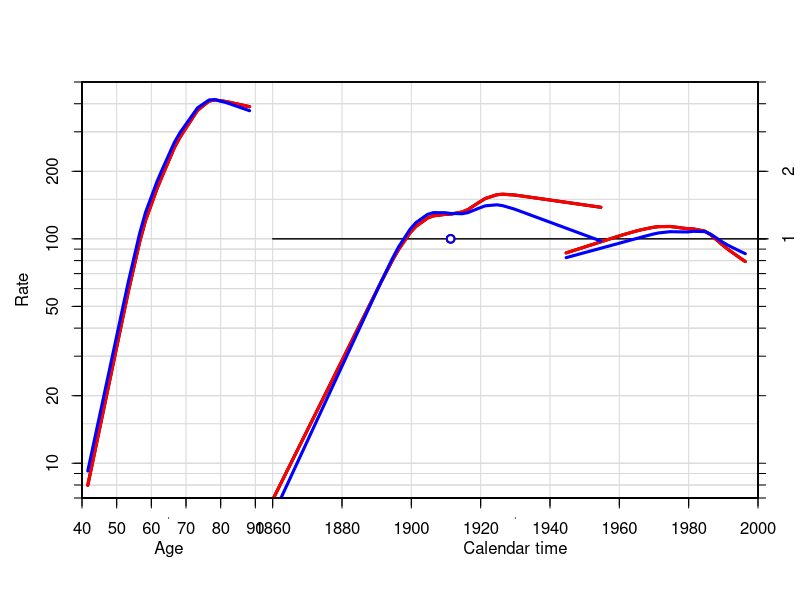

The R source for this figure:
library(Epi)


### Name: apc.fit
### Title: Fit an Age-Period-Cohort model to tabular data.
### Aliases: apc.fit
### Keywords: models regression

### ** Examples

library( Epi )
data(lungDK)

# Taylor a dataframe that meets the requirements
exd <- lungDK[,c("Ax","Px","D","Y")]
names(exd)[1:2] <- c("A","P")

# Two different ways of parametrizing the APC-model, ML
ex.H <- apc.fit( exd, npar=7, model="ns", dr.extr="Holford",  parm="ACP", scale=10^5 )
ex.W <- apc.fit( exd, npar=7, model="ns", dr.extr="weighted", parm="ACP", scale=10^5 )

# Sequential fit, first AC, then P given AC.
ex.S <- apc.fit( exd, npar=7, model="ns", parm="AC-P", scale=10^5 )

# Show the estimated drifts
ex.H[["Drift"]]
ex.W[["Drift"]]
ex.S[["Drift"]]

# Plot the effects
fp <- apc.plot( ex.H )
apc.lines( ex.W, frame.par=fp, col="red" )
apc.lines( ex.S, frame.par=fp, col="blue" )
